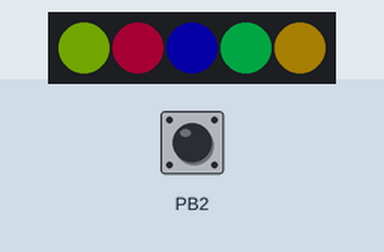
A sketch run on a simulated ATtiny85, built with avr-gcc and run on an emulated ATtiny85. Parts: 5 RGB LEDs in strip order, left to right. The test bench sets the inputs (shaded band); at power-on: PB2 HIGH. Dim RGB values are drawn brighter than linear.

Above: at 1.2 s.
1.3 s: PB2 driven LOW
At 2.0 s:
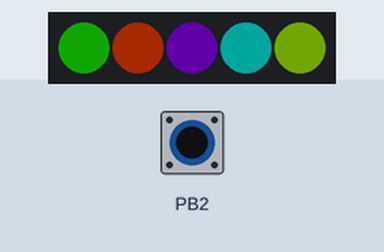
2.8 s: PB2 pulsed HIGH 5 times (0.12 s each, 0.3 s apart)
At 3.96 s:
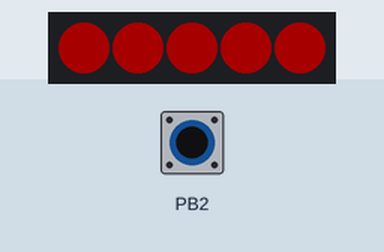
5.8 s: PB2 pulsed HIGH 2 times (0.12 s each, 0.3 s apart)
At 7.2 s:
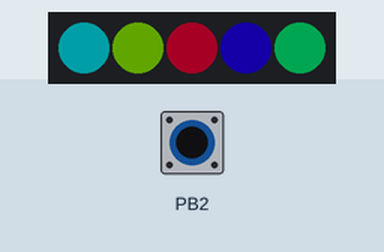
Timing chart, 0 to 8.8 s (numbered marks = the images above; inputs shaded):
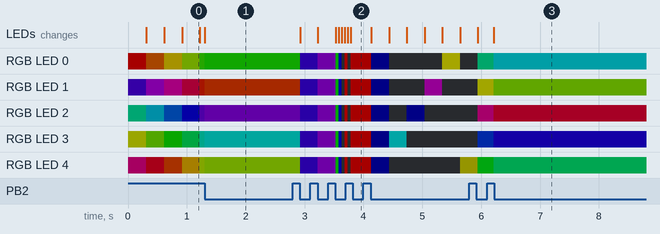

The sketch:

firmware-speaker.ino
```cpp
#include <APA102.h>

// Define which pins to use.
const uint8_t dataPin = 4;
const uint8_t clockPin = 1;
int mode = 0;
int secret_mode = 0;
int r = 0;
int g = 0;
int b = 0;
// "nedry.tech"  -> "https://62616467650d0a.kernelcon.org/" in binary
byte message[] = {0,1,1,0,1,1,1,0,0,1,1,0,0,1,0,1,0,1,1,0,0,1,0,0,0,1,1,1,0,0,1,0,0,1,1,1,1,0,0,1,0,0,1,0,1,1,1,0,0,1,1,1,0,1,0,0,0,1,1,0,0,1,0,1,0,1,1,0,0,0,1,1,0,1,1,0,1,0,0,0};
//dinoID 1825981d38
byte message1[] = {0,1,1,0,0,1,0,0,0,1,1,0,1,0,0,1,0,1,1,0,1,1,1,0,0,1,1,0,1,1,1,1,0,1,0,0,1,0,0,1,0,1,0,0,0,1,0,0,0,0,1,0,0,0,0,0,0,0,1,1,0,0,0,1,0,0,1,1,1,0,0,0,0,0,1,1,0,0,1,0,0,0,1,1,0,1,0,1,0,0,1,1,1,0,0,1,0,0,1,1,1,0,0,0,0,0,1,1,0,0,0,1,0,1,1,0,0,1,0,0,0,0,1,1,0,0,1,1,0,0,1,1,1,0,0,0};
int interupted = 0;

// Create an object for writing to the LED strip.
APA102<dataPin, clockPin> ledStrip;

// Set the number of LEDs to control.
const uint16_t ledCount = 5;

// Create a buffer for holding the colors (3 bytes per color).
rgb_color colors[ledCount];

// Set the brightness to use (the maximum is 31).
uint8_t brightness = 5;

void setup()
{
    SREG  = 0b1000000;     // enables Global Interrupt Enable bit
    GIMSK = 0b01000000;    // turns on external interrupts
    MCUCR = 0b00000010;    // sets inntrupt to be falling edge
    PCMSK = 0b00001000;    // turn on interrupts on pins PB0
    sei();                 // enables interrupts
}

//**********************************************************************************************
// MAIN LOOP - operates the menu based on a counter intremented by interupt button press
// counter then calls into a function to handle that specific mode. checks for secret state first
//***********************************************************************************************
void loop()
{
    interupted = 0;
    if (secret_mode > 100) // if button pushed enough times, enters secret mode where it blinks out DINO-ID
    {
      binaryBlink(message1,136);
    }
    else{
      switch (mode){
        case 0: //MODE: each color fades rainbow independtly
          rainbow(70);
          break;
        case 1: //MODE: each color fades rainbow together
          ledStrip.write(colors, ledCount, brightness);
          break;
        case 2: //MODE: each color fades rainbow together
          rainbow(0);
          break;
        case 3: //MODE: each color fades rainbow together
          ledStrip.write(colors, ledCount, brightness);
          break;
        case 4: //MODE blinks out badge chal URL
          binaryBlink(message,80);
          break;
        case 5: //MODE strobes colors together
          party();
          break;
        case 6: //MODE chase LED, color change each loop
          party_chase();
          break;
      }
    }
}

void solid_color(int r, int g, int b){
  if(interupted == 1) {
    return;
  }
  for(uint16_t i = 0; i < ledCount; i++){
    colors[i].red = g;
    colors[i].green = b;
    colors[i].blue = r;
  }
  ledStrip.write(colors, ledCount, brightness);
}

rgb_color hsvToRgb(uint16_t h, uint8_t s, uint8_t v){
    uint8_t f = (h % 60) * 255 / 60;
    uint8_t p = (255 - s) * (uint16_t)v / 255;
    uint8_t q = (255 - f * (uint16_t)s / 255) * (uint16_t)v / 255;
    uint8_t t = (255 - (255 - f) * (uint16_t)s / 255) * (uint16_t)v / 255;
    uint8_t r = 0, g = 0, b = 0;
    switch((h / 60) % 6){
        case 0: r = v; g = t; b = p; break;
        case 1: r = q; g = v; b = p; break;
        case 2: r = p; g = v; b = t; break;
        case 3: r = p; g = q; b = v; break;
        case 4: r = t; g = p; b = v; break;
        case 5: r = v; g = p; b = q; break;
    }
    return rgb_color(r, g, b);
}

void rainbow(int x){
  uint8_t time = millis() >> 4;
  for(uint16_t i = 0; i < ledCount; i++)
  {
    uint8_t p = time - i * x; //seems to be the delay between LEDs. low they all change together, higer they are more seperate
    colors[i] = hsvToRgb((uint32_t)p * 359 / 256, 255, 255);
  }
  ledStrip.write(colors, ledCount, brightness);
  //delay(10);
}

void binaryBlink(byte code[], int codeLength) {
    solid_color(0,0,255);
    delay(50);
    for(int index = 0; index < codeLength; index++) {
      if(interupted == 1) {
            return;
      }
        if(code[index] == 0) {
            solid_color(255,0,0);
            delay(50);
        }
        else {
            solid_color(0,255,0);
            delay(50);
        }

       if(interupted == 1) {
        return;
        }
        solid_color(0,0,0);
        delay(50);
    }
}

void party(){
    solid_color(55,0,0);delay(10);
    solid_color(0,255,0);delay(10);
    solid_color(0,0,255);delay(10);
    solid_color(255,255,0);delay(10);
    solid_color(0,255,255);delay(10);
    solid_color(255,0,255);delay(10);
    //solid_color(192,192,192);delay(5);
    //solid_color(128,128,128);delay(5);
    solid_color(128,0,0);delay(10);
    solid_color(128,128,0);delay(10);
    solid_color(0,128,0);delay(10);
    solid_color(128,0,128);delay(10);
    solid_color(0,128,128);delay(10);
    solid_color(0,0,128);delay(10);
  }

void party_chase(){
    chase(55,0,0);
    chase(0,255,0);
    chase(0,0,255);
    chase(255,255,0);
    chase(0,255,255);
    chase(255,0,255);
    chase(192,192,192);
    chase(128,128,128);
    chase(128,0,0);
    chase(128,128,0);
    chase(0,128,0);
    chase(128,0,128);
    chase(0,128,128);
    chase(0,0,128);
}

void chase(int r, int g, int b){
  for(uint16_t x = 0; x < ledCount; x++){
      if(interupted == 1) {
        return;
      }
      for(uint16_t i = 0; i < ledCount; i++){
        if(interupted == 1) {
           return;
        }
        colors[i].red = 0;
        colors[i].green = 0;
        colors[i].blue = 0;
      }
      colors[x].red = g;
      colors[x].green = b;
      colors[x].blue = r;
      ledStrip.write(colors, ledCount, brightness);
      if(interupted == 1) {
            return;
      }
  delay(5);
  }

}

// interupt function. gets called when button is pressed.
ISR(INT0_vect)
{
      mode++;
      secret_mode++;
      mode = mode%7;
      delay(10); //debounce delay
      interupted = 1;
      return;
}
```

Measured:
- after the input at 1.3 s, the LEDs: change at once (image 1)
- after the input at 2.8 s, the LEDs: first change after 0.13 s (image 2 shows a later state)
- after the input at 5.8 s, the LEDs: first change after 0.14 s (image 3 shows a later state)
